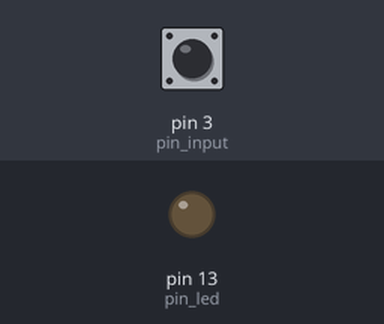
A sketch run on a simulated Arduino Uno, built with avr-gcc and run on an emulated ATmega328P. Shown: output pins drawn as LEDs (lit = HIGH). Inputs (shaded band) come from the test bench; at power-on: pin 3 (pin_input) HIGH.

Above: at 1.2 s.
1.3 s: pin 3 (pin_input) pulled LOW for 0.15 s
At 1.7 s:
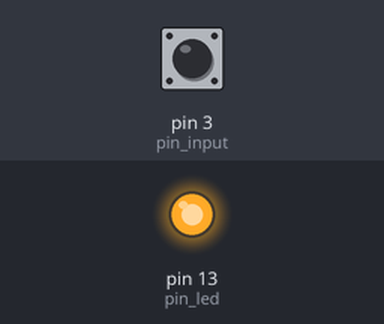
2.9 s: pin 3 (pin_input) pulled LOW for 1 s
At 4.1 s:
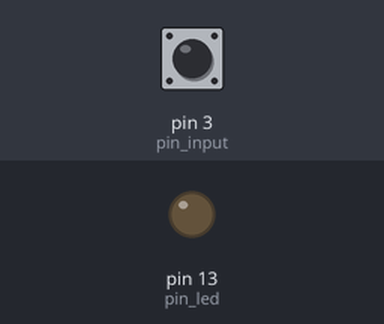
5.4 s: pin 3 (pin_input) pulled LOW for 3.2 s
At 6.1 s:
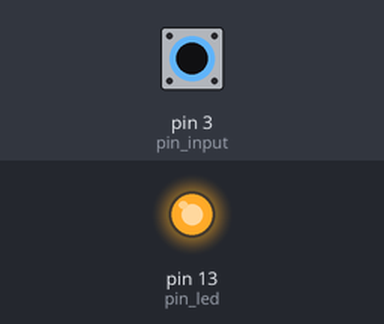
Timing chart, 0 to 8.4 s (numbered marks = the images above; inputs shaded):
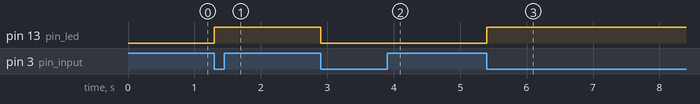

Measured:
- after the input at 1.3 s, pin 13 (pin_led): LOW → HIGH at once
- after the input at 2.9 s, pin 13 (pin_led): HIGH → LOW at once
- after the input at 5.4 s, pin 13 (pin_led): LOW → HIGH at once

The sketch:

3.2.ino
```cpp
// Digital I/O / Blinking LED
// Board connection pin of the LED
// ANODE (+) -> "longer leg" of the LED

#include <TimerThree.h>

uint8_t pin_led = 13;
uint8_t pin_input = 3;
volatile bool led_state = LOW;
bool last_input_state = HIGH;

void on_timer() {
  int now = digitalRead(pin_input);
  if (last_input_state == HIGH && now == LOW) {
    led_state = !led_state;
  }
  last_input_state = now;
}

void setup () {
  pinMode(pin_led, OUTPUT);
  pinMode(pin_input, INPUT_PULLUP);
  digitalWrite(pin_led, led_state);
  //configuration of timer3 (@ 1000Hz, 1E3us)
  Timer3.initialize(1E3);
  //attatch ISR
  Timer3.attachInterrupt(on_timer); // attatch ISR & start timer
  Timer3.stop(); Timer3.start();
}

void loop() {
  digitalWrite(pin_led, led_state);
}
```
